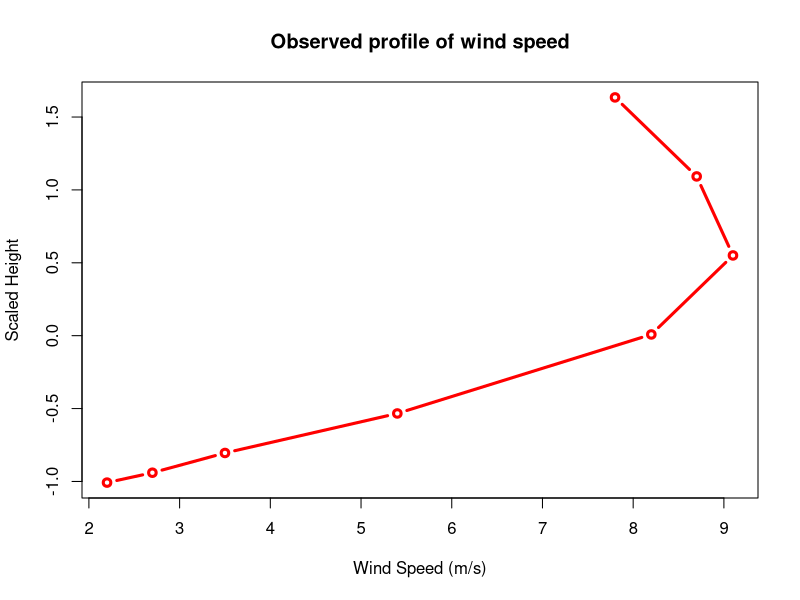
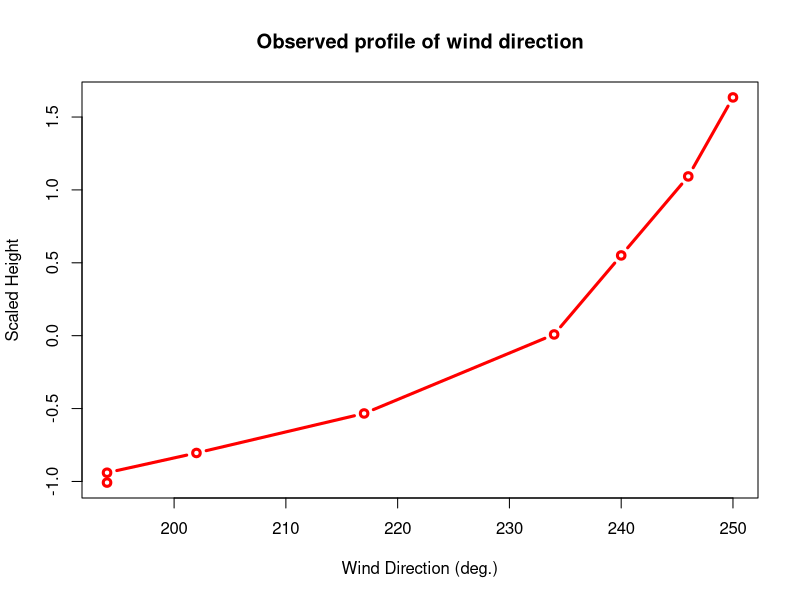
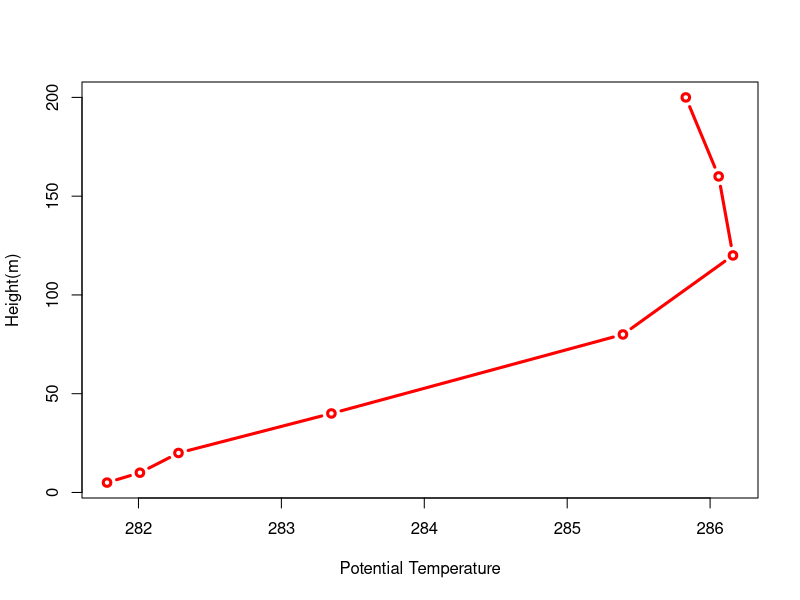
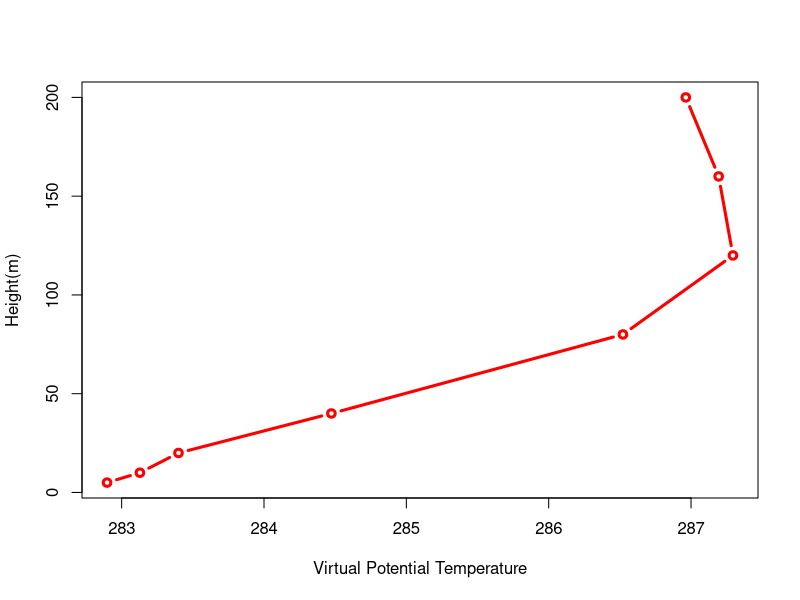
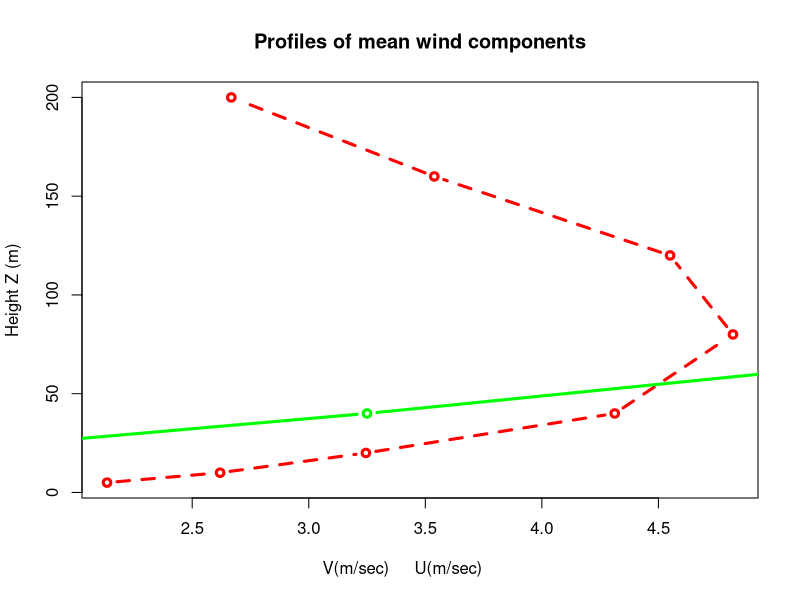
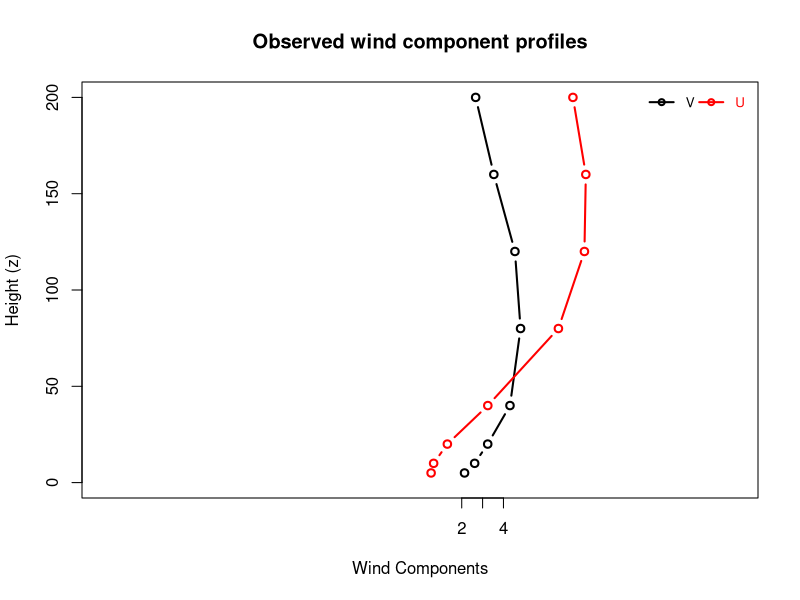
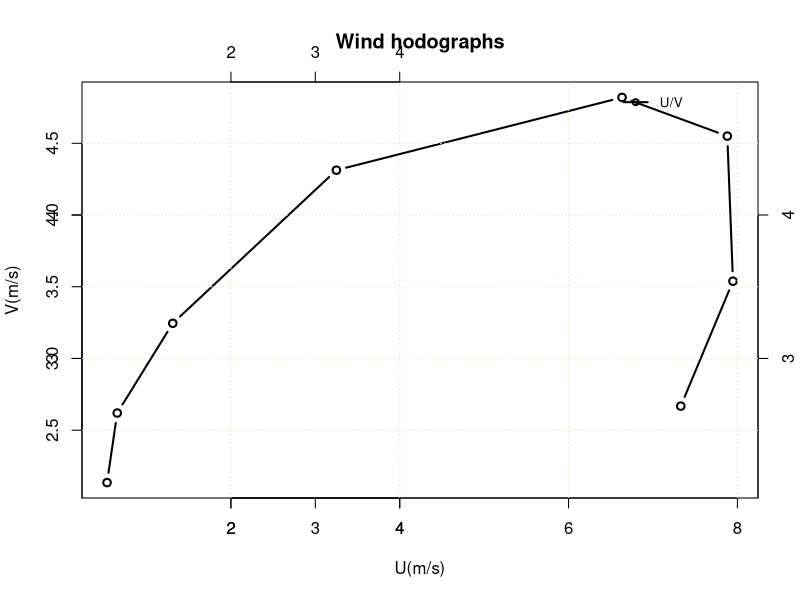
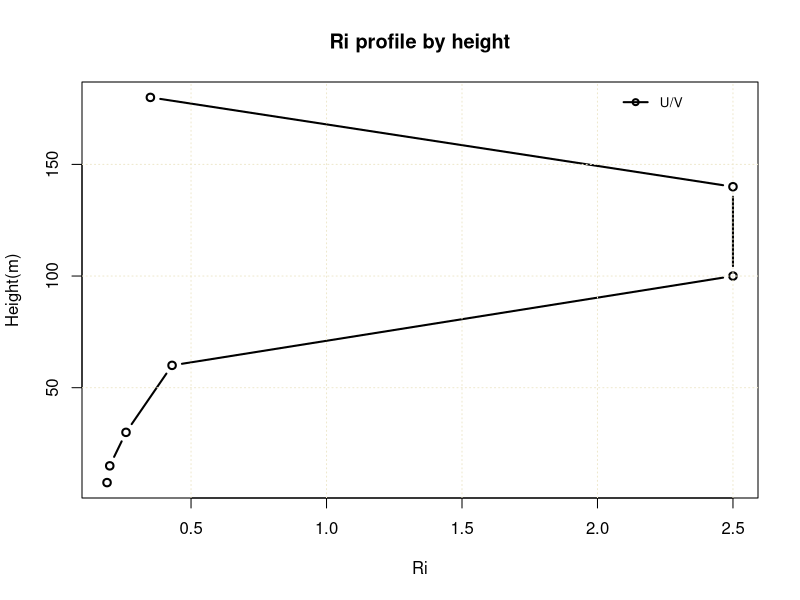

Write the R code that produced these figures, in order.
## ---- chunk 1
library(ggplot2)
library(dplyr)

## ---- chunk 2
#meters
height3 <- c(5,10,20,40,80,120,160,200)
#wind speed (m/s)
windspeed3 <- c(2.2,2.7,3.5,5.4,8.2,9.1,8.7,7.8)
#wind direction (deg)
winddirection3 <- c(194,194,202,217,234,240,246,250)
#Temperature
temperature3 <- c(8.58,8.81,9.08,10.15,12.19,12.96,12.86,12.63)

length(height3)==length(windspeed3)
length(winddirection3)==length(temperature3)


## ---- chunk 3
# Convert to Kelvin
temperature3k <- temperature3 + 273.2

# For the first 200 meters, we can assume the specific humidity to be relatively constant 
# Assuming it to be 6.5 g/kg
specifichumidity3 <- 6.5
vtemperature3K <- temperature3k*(1+(0.61*(specifichumidity3/1000)))
# Assuming the pressure to be constant as well in first 200 m
pressureq7 <- 1000
# Add virtual potential temperature
ptemperature3K <- temperature3k*((1000/pressureq7)^0.286)
vptemperature3K <- ptemperature3K*(1+(0.61*(specifichumidity3/1000)))

# Scaled height

height3scaled <- scale(height3)

wp3df <- data.frame(height3,height3scaled,windspeed3,winddirection3,temperature3,temperature3k,vtemperature3K,ptemperature3K,vtemperature3K,ptemperature3K,vptemperature3K)


wp3 <- plot(wp3df$windspeed3,wp3df$height3scaled,type = "b", col = "red", lwd = 3,xlab = "Wind Speed (m/s)", ylab = "Scaled Height") + title("Observed profile of wind speed")


## ---- chunk 4

wp32 <- plot(wp3df$winddirection3,wp3df$height3scaled,type = "b", col = "red", lwd = 3,xlab = "Wind Direction (deg.)", ylab = "Scaled Height") + title("Observed profile of wind direction")


## ---- chunk 5
wp33 <- plot(wp3df$ptemperature3K,wp3df$height3,type = "b", col = "red", lwd = 3,xlab = "Potential Temperature", ylab = "Height(m)")
## ---- chunk 6
wp33 <- plot(wp3df$vptemperature3K,wp3df$height3,type = "b", col = "red", lwd = 3,xlab = "Virtual Potential Temperature", ylab = "Height(m)")
## ---- chunk 7

winddirection3r <- winddirection3* pi/180
u3 <- windspeed3 * cos((270* pi/180)-winddirection3r)
v3 <- windspeed3 * sin((270* pi/180)-  winddirection3r)
geographic_wd <- (270* pi/180)-  winddirection3r

wp3df <- data.frame(height3,height3scaled,windspeed3,winddirection3,temperature3,temperature3k,vtemperature3K,ptemperature3K,vtemperature3K,ptemperature3K,vptemperature3K,u3,v3,geographic_wd)

wp33 <- plot(wp3df$v3,wp3df$height3,type = "b", col = "red", lwd = 3,lty= 2,xlab = "V(m/sec)     U(m/sec)       ", ylab = "Height Z (m)") + title("Profiles of mean wind components") + lines(wp3df$u3,wp3df$height3,type = "b", lwd = 3,col="green") 

## ---- chunk 8
plot(wp3df$v3,wp3df$height3,type="b",lwd=2,
xaxt="n",ylim=c(0,200),xlim=c(-15,15),col="black",
xlab="Wind Components",ylab="Height (z)",
main="Observed wind component profiles")
axis(1,at=round(min(wp3df$v3)):max(wp3df$v3))
lines(wp3df$u3,wp3df$height3,col="red",type="b",lwd=2)
legend("topright",legend=c("V","U"),
lty=1,lwd=2,pch=21,col=c("black","red"),
ncol=2,bty="n",cex=0.8,
text.col=c("black","red"),
inset=0.01)

## ---- chunk 9
plot(wp3df$u3,wp3df$v3,type="b",lwd=2,
xlab="U(m/s)",ylab="V(m/s)",
main="Wind hodographs")
axis(1,at=round(min(wp3df$v3)):max(wp3df$v3))
axis(2,at=round(min(wp3df$v3)):max(wp3df$v3))
axis(3,at=round(min(wp3df$v3)):max(wp3df$v3))
axis(4,at=round(min(wp3df$v3)):max(wp3df$v3))
legend("topright",legend=c("U/V"),
lty=1,lwd=2,pch=21,col=c("black"),
ncol=2,bty="n",cex=0.8,
text.col=c("black"),
inset=0.01)
grid (NULL,NULL, lty = 3, col = "cornsilk2")  
## ---- chunk 10
#to calculate at 7.5, we use the 'V' at 5 m

#Apply power law
vat5<- 2.2
vat7dot5 <- vat5  * (7.5/5)^0.16
 # At 7.5m, it is - 2.347455
#Potential temperature gradient

# We know potentital temperature at 5m is  282.8973
# and Horizontal temperature gradient is -2.69 * 10^-5 K/m


## ---- chunk 11
#Ri is given by


#Ri = g/Tv * (dvp/dz) * |dV/dz|^-2


vatSurface <- 5.94 * sin(270-263)
pressureq7 <- 1000
# Add virtual potential temperature
ptatSurface <- 281.78*((1000/pressureq7)^0.286)
#Calculate Virtual temperature gradient 

## ---- chunk 12
heights_ri <- c(7.5,15,30,60,100,140,180)
ri <- c(0.19,.20,.26,.43,2.5,2.5,0.35)

plot(ri,heights_ri,type="b",lwd=2,
xlab="Ri",ylab="Height(m)",
main="Ri profile by height")
legend("topright",legend=c("U/V"),
lty=1,lwd=2,pch=21,col=c("black"),
ncol=2,bty="n",cex=0.8,
text.col=c("black"),
inset=0.01)
grid (NULL,NULL, lty = 3, col = "cornsilk2")  

